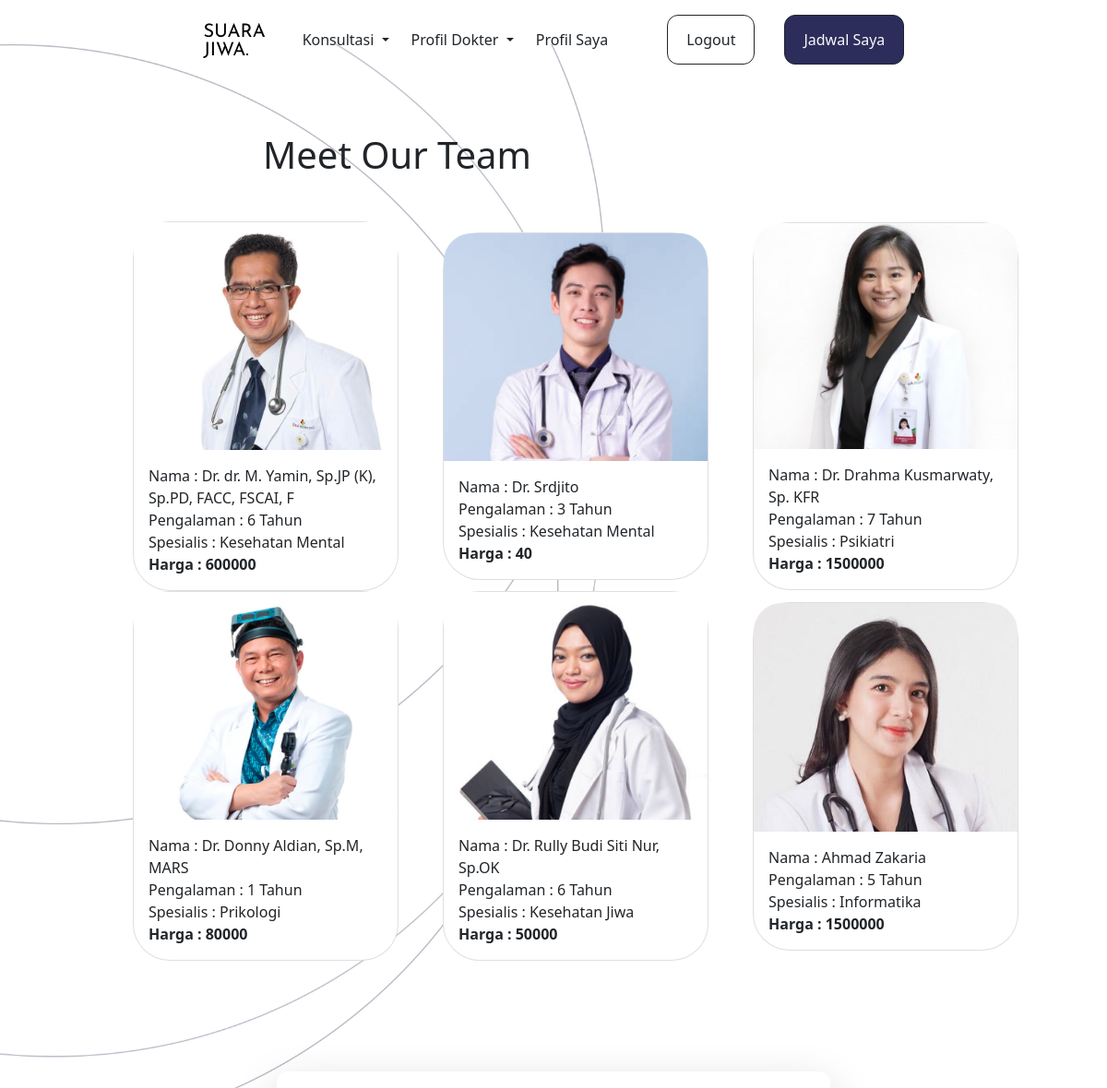
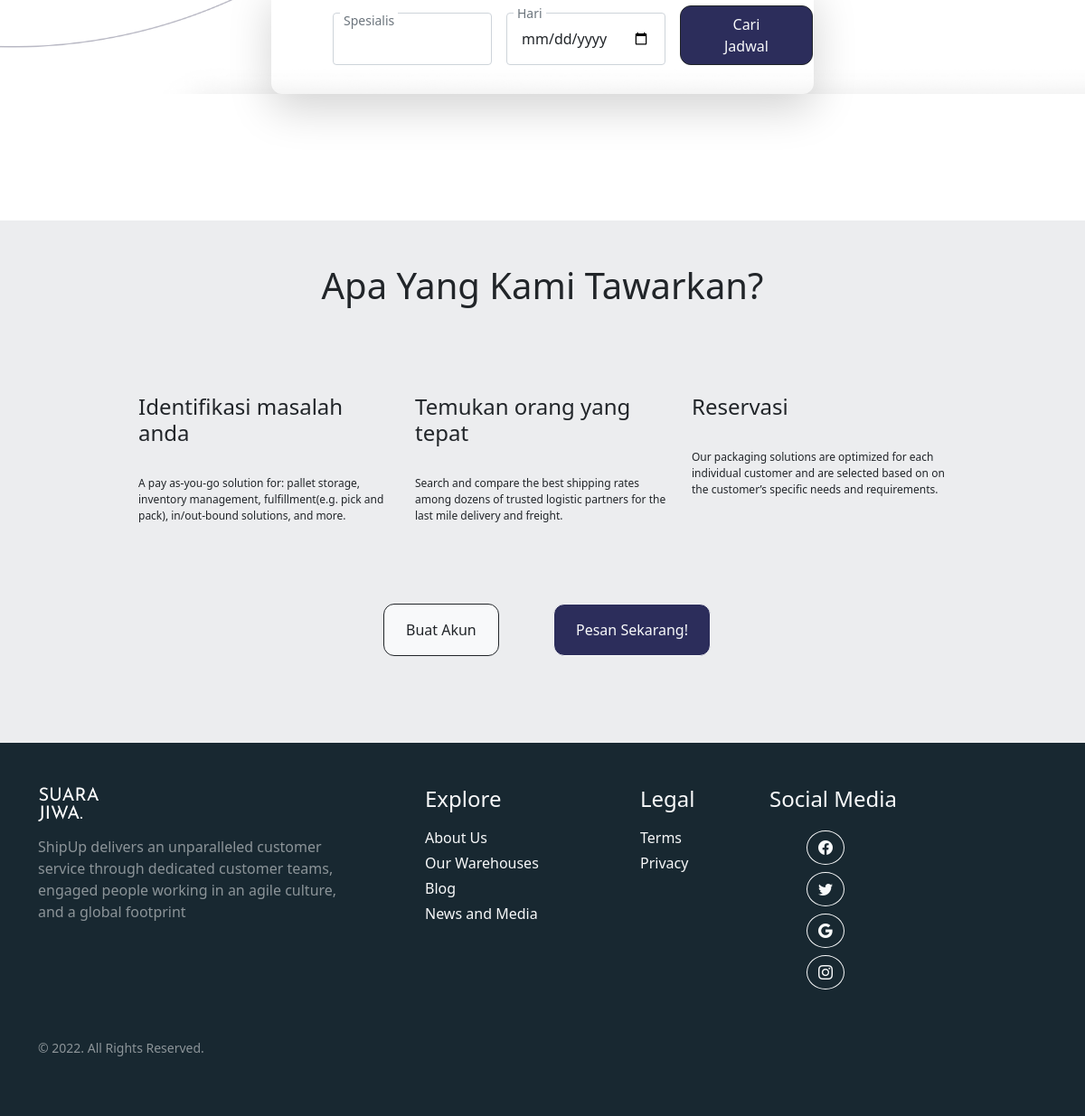
Screenshot of /user/dok.php (signed in) with the database file from the repository (2 pictures, top to bottom).
### tables this page shows
CREATE TABLE `dokter` (
  `id_dokter` int(5) NOT NULL,
  `pengalaman` varchar(1) DEFAULT NULL,
  `nama` varchar(50) DEFAULT NULL,
  `spesialis` varchar(50) DEFAULT NULL,
  `deskripsi` varchar(8000) DEFAULT NULL,
  `ruangan` varchar(50) DEFAULT NULL,
  `harga` int(11) DEFAULT NULL,
  `gambar` varchar(5) NOT NULL
);

### user/dok.php (the view, shortened to what this page needs)
<!DOCTYPE html>
<html lang="en">
  <?php include '../tmplt/headUs.php'; ?>
  <body class="overflow-x-hidden">
    <?php include '../tmplt/navUserL.php'; ?>
    <section class=" mb-5 mt-5 pt-5" style="background-image: url(../gambar/bg.jpg); background-size: cover;">
        <h1 class="mt-5" style="margin-left: 285px;">Meet Our Team</h1>
        <div class="carddd d-flex flex-wrap justify-content-center align-items-center mt-5" >
        <?php
            include '../koneksi.php';
            $data = mysqli_query($connect,"select * from dokter");
            while($d = mysqli_fetch_array($data)){
            ?>
            <div class="card ms-5 text-dark" style="width: 18rem; border-radius: 40px!important">
                <a href="DetailDok.php?id=<?=$d["id_dokter"] ?>"><img src="../gambar/m<?=$d["gambar"]?>png" class="card-img-top" alt="..."></a>
                <div class="card-body">
                  <p class="mb-0">Nama : <?= $d["nama"]?></p>
                  <p class="mb-0">Pengalaman : <?= $d["pengalaman"]?> Tahun</p>
                  <p class="mb-0">Spesialis : <?= $d["spesialis"]?></p>
                  <b><p class="mb-0">Harga : <?= $d["harga"]?></p></b>
                </div>
              </div>
            <?php
            }
            ?>
        </div>
    <br><br><br>
      <div class="p-4 card-body mt-5 mx-auto shadow-lg" style="width: 50vw; border-radius: 12px!important; margin-bottom: 140px;">
        <div class="row">
            <div class="col ms-5 col-sm-4 px-2 mb-2 w">
              <form action="caridok.php" method="post">
                <label for="input1" class="ms-2 position-absolute" style="margin-top: -0.25rem !important">
                    <span class="h6 small bg-white text-muted px-1">Spesialis</span>
                </label>
                <input type="text" name="special" class="form-control mt-2 p-3" id="input1">
            </div>
            <div class="col col-sm-4 px-2 mb-2">
                <label for="input2" class="ms-2 position-absolute" style="margin-top: -0.25rem !important">
                    <span class="h6 small bg-white text-muted px-1">Hari</span>
                </label>
                <input type="date" name="date" class="form-control mt-2 p-3" id="input2">
            </div>
            <div class="col col-sm-1 px-2 mb-2">
              <button style="border-radius: 12px!important;"type="submit" name="submit" class="btn btn-dark bg-dark text-light pt-2 pb-2 ps-5 pe-5" style="font-size: 10px;">Cari Jadwal</button>
          </div>
        </div>
      </div>
    </section>
        <div class="bg-primary w-100 mt-5 pb-5">
          <h1 class="mx-auto text-center pt-5">Apa Yang Kami Tawarkan?</h1>
          <div class="row mt-5 d-flex justify-content-center grid gap-0 col-gap-5">
            <div class="col col-md-3 mt-5 pb-5">
              <h4>Identifikasi masalah anda</h4><br>
              <p style="font-size: 12px;">A pay as-you-go solution for: pallet storage, inventory management, fulfillment(e.g. pick and pack), in/out-bound solutions, and more.</p>
            </div>
            <div class="col col-md-3 mt-5 pb-5">
              <h4>Temukan orang yang tepat</h4><br>
              <p style="font-size: 12px;">Search and compare the best shipping rates among dozens of trusted logistic partners for the last mile delivery and freight.</p>
            </div>
            <div class="col col-md-3 mt-5 pb-5">
            <h4>Reservasi</h4><br>
            <p style="font-size: 12px;">Our packaging solutions are optimized for each individual customer and are selected based on on the customer’s specific needs and requirements.</p>
            </div>
          </div>
          <div class="row d-flex align-items-center justify-content-center pb-5">
            <div class="col col-sm-2 mt-4"><button style="border-radius: 12px!important;" class="btn ps-4 pe-4 pt-3 pb-3 ms-3 border border-dark bg-light text-dark">Buat Akun</button></div>
            <div class="col col-sm-2 mt-4"><button style="border-radius: 12px!important;" class="btn pb-3 pt-3 ps-4 pe-4 border border-light bg-dark text-light">Pesan Sekarang!</button></div>
          </div>
        </div>
      <?php include '../tmplt/footer.php';?>
  </body>
</html>

### style.css (style rules this page uses)
.bg-primary { background-color: #ECEDEF !important; }
.bg-dark { background-color: #2C2D5B !important; }

### rows the page displays
dokter: gambar (picture), nama "Dr. dr. M. Yamin, Sp.JP (K), Sp.PD, FACC, FSCAI, F", pengalaman "6", spesialis "Kesehatan Mental", harga "600000"
dokter: gambar (picture), nama "Dr. Srdjito", pengalaman "3", spesialis "Kesehatan Mental", harga "40"
dokter: gambar (picture), nama "Dr. Drahma Kusmarwaty, Sp. KFR", pengalaman "7", spesialis "Psikiatri", harga "1500000"
dokter: gambar (picture), nama "Dr. Donny Aldian, Sp.M, MARS", pengalaman "1", spesialis "Prikologi", harga "80000"
dokter: gambar (picture), nama "Dr. Rully Budi Siti Nur, Sp.OK", pengalaman "6", spesialis "Kesehatan Jiwa", harga "50000"
dokter: gambar (picture), nama "Ahmad Zakaria", pengalaman "5", spesialis "Informatika", harga "1500000"
